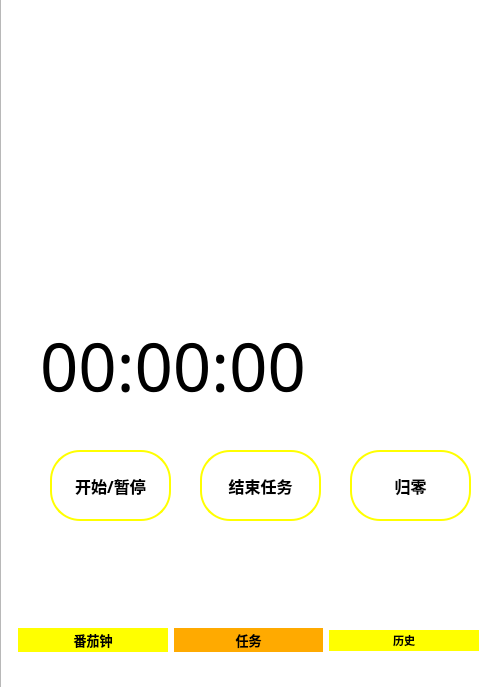
<?xml version="1.0" encoding="UTF-8"?>
<ui version="4.0">
 <class>MainWindow</class>
 <widget class="QMainWindow" name="MainWindow">
  <property name="geometry">
   <rect>
    <x>0</x>
    <y>0</y>
    <width>500</width>
    <height>687</height>
   </rect>
  </property>
  <property name="windowTitle">
   <string>MainWindow</string>
  </property>
  <widget class="QWidget" name="centralwidget">
   <widget class="QListView" name="listView">
    <property name="geometry">
     <rect>
      <x>0</x>
      <y>-40</y>
      <width>501</width>
      <height>731</height>
     </rect>
    </property>
    <property name="styleSheet">
     <string notr="true">border-image:url(:/background/resource/background/bg11.jpg)</string>
    </property>
   </widget>
   <widget class="QPushButton" name="startTiming">
    <property name="geometry">
     <rect>
      <x>50</x>
      <y>450</y>
      <width>121</width>
      <height>71</height>
     </rect>
    </property>
    <property name="font">
     <font>
      <family>Gadugi</family>
      <pointsize>12</pointsize>
      <bold>true</bold>
     </font>
    </property>
    <property name="styleSheet">
     <string notr="true">border-radius:30px;
border:2px solid rgb(255, 255, 0);
</string>
    </property>
    <property name="text">
     <string>开始/暂停</string>
    </property>
   </widget>
   <widget class="QWidget" name="horizontalLayoutWidget">
    <property name="geometry">
     <rect>
      <x>18</x>
      <y>605</y>
      <width>461</width>
      <height>71</height>
     </rect>
    </property>
    <layout class="QHBoxLayout" name="horizontalLayout">
     <item>
      <widget class="QPushButton" name="callTomatoWindowButton">
       <property name="font">
        <font>
         <family>Bahnschrift</family>
         <pointsize>10</pointsize>
         <italic>false</italic>
         <bold>true</bold>
        </font>
       </property>
       <property name="styleSheet">
        <string notr="true">background-color:yellow;
border-radius:30px;
border:2px solid rgb(255, 255, 0);</string>
       </property>
       <property name="text">
        <string>番茄钟</string>
       </property>
       <property name="icon">
        <iconset resource="resource.qrc">
         <normaloff>:/picture/resource/pic/4.ico</normaloff>:/picture/resource/pic/4.ico</iconset>
       </property>
       <property name="iconSize">
        <size>
         <width>60</width>
         <height>60</height>
        </size>
       </property>
      </widget>
     </item>
     <item>
      <widget class="QPushButton" name="callTaskWIndowButton">
       <property name="font">
        <font>
         <family>Bahnschrift</family>
         <pointsize>10</pointsize>
         <italic>false</italic>
         <bold>true</bold>
        </font>
       </property>
       <property name="styleSheet">
        <string notr="true">background-color:rgb(255, 170, 0);
border-radius:30px;
border:2px solid rgb(255, 170, 0);
</string>
       </property>
       <property name="text">
        <string>任务</string>
       </property>
       <property name="icon">
        <iconset resource="resource.qrc">
         <normaloff>:/picture/resource/pic/8.ico</normaloff>:/picture/resource/pic/8.ico</iconset>
       </property>
       <property name="iconSize">
        <size>
         <width>60</width>
         <height>60</height>
        </size>
       </property>
      </widget>
     </item>
     <item>
      <widget class="QPushButton" name="readHistoryButton">
       <property name="font">
        <font>
         <family>Bahnschrift</family>
         <pointsize>8</pointsize>
         <italic>false</italic>
         <bold>true</bold>
        </font>
       </property>
       <property name="styleSheet">
        <string notr="true">background-color:yellow;
border-radius:30px;
border:2px solid rgb(255, 255, 0);
</string>
       </property>
       <property name="text">
        <string>历史</string>
       </property>
       <property name="icon">
        <iconset resource="resource.qrc">
         <normaloff>:/picture/resource/pic/5.ico</normaloff>:/picture/resource/pic/5.ico</iconset>
       </property>
       <property name="iconSize">
        <size>
         <width>60</width>
         <height>60</height>
        </size>
       </property>
      </widget>
     </item>
    </layout>
   </widget>
   <widget class="QLabel" name="label_6">
    <property name="geometry">
     <rect>
      <x>140</x>
      <y>80</y>
      <width>231</width>
      <height>241</height>
     </rect>
    </property>
    <property name="styleSheet">
     <string notr="true">border-image:url(:/picture/resource/pic/2.ico)</string>
    </property>
    <property name="text">
     <string/>
    </property>
   </widget>
   <widget class="QLabel" name="label_2">
    <property name="geometry">
     <rect>
      <x>160</x>
      <y>20</y>
      <width>191</width>
      <height>111</height>
     </rect>
    </property>
    <property name="styleSheet">
     <string notr="true">border-image:url(:/icon/resource/icon/2.ico)</string>
    </property>
    <property name="text">
     <string/>
    </property>
   </widget>
   <widget class="QLabel" name="Timer">
    <property name="geometry">
     <rect>
      <x>40</x>
      <y>290</y>
      <width>421</width>
      <height>151</height>
     </rect>
    </property>
    <property name="font">
     <font>
      <family>Arial Rounded MT Bold</family>
      <pointsize>50</pointsize>
     </font>
    </property>
    <property name="text">
     <string>00:00:00</string>
    </property>
   </widget>
   <widget class="QPushButton" name="endTaskButton">
    <property name="geometry">
     <rect>
      <x>200</x>
      <y>450</y>
      <width>121</width>
      <height>71</height>
     </rect>
    </property>
    <property name="font">
     <font>
      <family>Franklin Gothic Demi</family>
      <pointsize>12</pointsize>
      <bold>true</bold>
     </font>
    </property>
    <property name="styleSheet">
     <string notr="true">border-radius:30px;
border:2px solid rgb(255, 255, 0);
</string>
    </property>
    <property name="text">
     <string>结束任务</string>
    </property>
   </widget>
   <widget class="QPushButton" name="resetButton">
    <property name="geometry">
     <rect>
      <x>350</x>
      <y>450</y>
      <width>121</width>
      <height>71</height>
     </rect>
    </property>
    <property name="font">
     <font>
      <family>Franklin Gothic Demi</family>
      <pointsize>12</pointsize>
      <bold>true</bold>
     </font>
    </property>
    <property name="styleSheet">
     <string notr="true">border-radius:30px;
border:2px solid rgb(255, 255, 0);
</string>
    </property>
    <property name="text">
     <string>归零</string>
    </property>
   </widget>
  </widget>
 </widget>
 <resources>
  <include location="resource.qrc"/>
 </resources>
 <connections/>
</ui>
